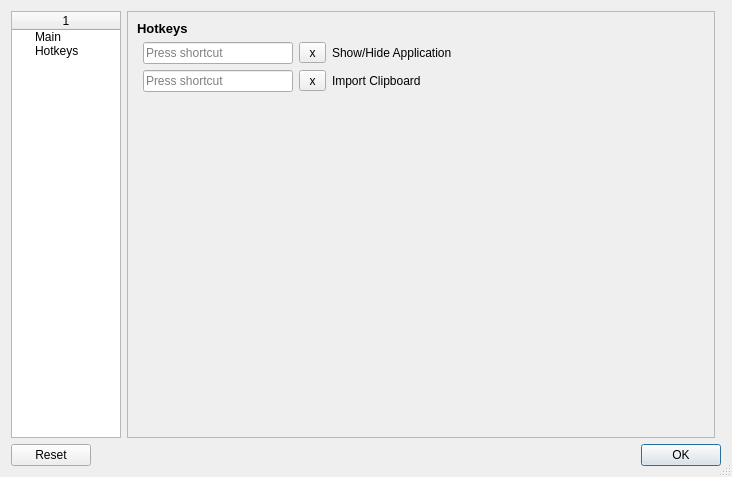
<?xml version="1.0" encoding="UTF-8"?>
<ui version="4.0">
 <class>UiSettings</class>
 <widget class="QDialog" name="UiSettings">
  <property name="geometry">
   <rect>
    <x>0</x>
    <y>0</y>
    <width>732</width>
    <height>477</height>
   </rect>
  </property>
  <property name="sizeGripEnabled">
   <bool>true</bool>
  </property>
  <layout class="QGridLayout" name="gridLayout">
   <item row="0" column="0">
    <widget class="QTreeWidget" name="twGroups">
     <property name="minimumSize">
      <size>
       <width>110</width>
       <height>0</height>
      </size>
     </property>
     <property name="maximumSize">
      <size>
       <width>100</width>
       <height>16777215</height>
      </size>
     </property>
     <column>
      <property name="text">
       <string/>
      </property>
      <property name="textAlignment">
       <set>AlignHCenter|AlignVCenter|AlignCenter</set>
      </property>
     </column>
     <item>
      <property name="text">
       <string>Main</string>
      </property>
     </item>
     <item>
      <property name="text">
       <string>Hotkeys</string>
      </property>
     </item>
    </widget>
   </item>
   <item row="1" column="0" colspan="3">
    <widget class="QDialogButtonBox" name="bbxButtons">
     <property name="standardButtons">
      <set>QDialogButtonBox::Ok|QDialogButtonBox::Reset</set>
     </property>
    </widget>
   </item>
   <item row="0" column="1">
    <widget class="QStackedWidget" name="tabwGroupsDetail">
     <property name="frameShape">
      <enum>QFrame::StyledPanel</enum>
     </property>
     <property name="frameShadow">
      <enum>QFrame::Plain</enum>
     </property>
     <property name="currentIndex">
      <number>1</number>
     </property>
     <widget class="QWidget" name="tabwGroupsDetailPage1">
      <layout class="QGridLayout" name="gridLayout_13">
       <item row="1" column="0">
        <spacer name="verticalSpacer_3">
         <property name="orientation">
          <enum>Qt::Vertical</enum>
         </property>
         <property name="sizeType">
          <enum>QSizePolicy::Fixed</enum>
         </property>
         <property name="sizeHint" stdset="0">
          <size>
           <width>20</width>
           <height>8</height>
          </size>
         </property>
        </spacer>
       </item>
       <item row="2" column="2">
        <spacer name="horizontalSpacer_4">
         <property name="orientation">
          <enum>Qt::Horizontal</enum>
         </property>
         <property name="sizeHint" stdset="0">
          <size>
           <width>40</width>
           <height>20</height>
          </size>
         </property>
        </spacer>
       </item>
       <item row="2" column="0" rowspan="2" colspan="2">
        <layout class="QGridLayout" name="gridLayout_11"/>
       </item>
       <item row="0" column="0">
        <layout class="QHBoxLayout" name="horizontalLayout_3">
         <item>
          <widget class="QLabel" name="label_47">
           <property name="font">
            <font>
             <pointsize>10</pointsize>
             <weight>75</weight>
             <bold>true</bold>
            </font>
           </property>
           <property name="text">
            <string>Main</string>
           </property>
          </widget>
         </item>
        </layout>
       </item>
       <item row="4" column="0">
        <spacer name="verticalSpacer_4">
         <property name="orientation">
          <enum>Qt::Vertical</enum>
         </property>
         <property name="sizeHint" stdset="0">
          <size>
           <width>20</width>
           <height>336</height>
          </size>
         </property>
        </spacer>
       </item>
      </layout>
     </widget>
     <widget class="QWidget" name="tabwGroupsDetailPage2">
      <layout class="QGridLayout" name="gridLayout_15">
       <item row="0" column="0">
        <layout class="QGridLayout" name="gridLayout_14">
         <item row="1" column="1">
          <widget class="QKeySequenceEdit" name="kedtAppShowHide">
           <property name="minimumSize">
            <size>
             <width>150</width>
             <height>0</height>
            </size>
           </property>
          </widget>
         </item>
         <item row="3" column="1" colspan="3">
          <spacer name="verticalSpacer_7">
           <property name="orientation">
            <enum>Qt::Vertical</enum>
           </property>
           <property name="sizeType">
            <enum>QSizePolicy::Fixed</enum>
           </property>
           <property name="sizeHint" stdset="0">
            <size>
             <width>20</width>
             <height>8</height>
            </size>
           </property>
          </spacer>
         </item>
         <item row="2" column="3">
          <widget class="QLabel" name="label_2">
           <property name="text">
            <string>Import Clipboard</string>
           </property>
          </widget>
         </item>
         <item row="1" column="3">
          <widget class="QLabel" name="label">
           <property name="text">
            <string>Show/Hide Application</string>
           </property>
          </widget>
         </item>
         <item row="0" column="0" colspan="4">
          <widget class="QLabel" name="label_48">
           <property name="font">
            <font>
             <pointsize>10</pointsize>
             <weight>75</weight>
             <bold>true</bold>
            </font>
           </property>
           <property name="text">
            <string>Hotkeys</string>
           </property>
          </widget>
         </item>
         <item row="2" column="1">
          <widget class="QKeySequenceEdit" name="kedtImportClipboar">
           <property name="minimumSize">
            <size>
             <width>150</width>
             <height>0</height>
            </size>
           </property>
          </widget>
         </item>
         <item row="1" column="2">
          <widget class="QToolButton" name="tbtnAppShowHideClear">
           <property name="text">
            <string> x </string>
           </property>
          </widget>
         </item>
         <item row="2" column="2">
          <widget class="QToolButton" name="tbtnImportClipboardClear">
           <property name="text">
            <string> x </string>
           </property>
          </widget>
         </item>
        </layout>
       </item>
       <item row="2" column="0">
        <spacer name="verticalSpacer_6">
         <property name="orientation">
          <enum>Qt::Vertical</enum>
         </property>
         <property name="sizeHint" stdset="0">
          <size>
           <width>20</width>
           <height>45</height>
          </size>
         </property>
        </spacer>
       </item>
       <item row="0" column="1">
        <spacer name="horizontalSpacer_2">
         <property name="orientation">
          <enum>Qt::Horizontal</enum>
         </property>
         <property name="sizeHint" stdset="0">
          <size>
           <width>376</width>
           <height>20</height>
          </size>
         </property>
        </spacer>
       </item>
      </layout>
     </widget>
    </widget>
   </item>
  </layout>
 </widget>
 <tabstops>
  <tabstop>twGroups</tabstop>
  <tabstop>bbxButtons</tabstop>
 </tabstops>
 <resources/>
 <connections/>
</ui>
